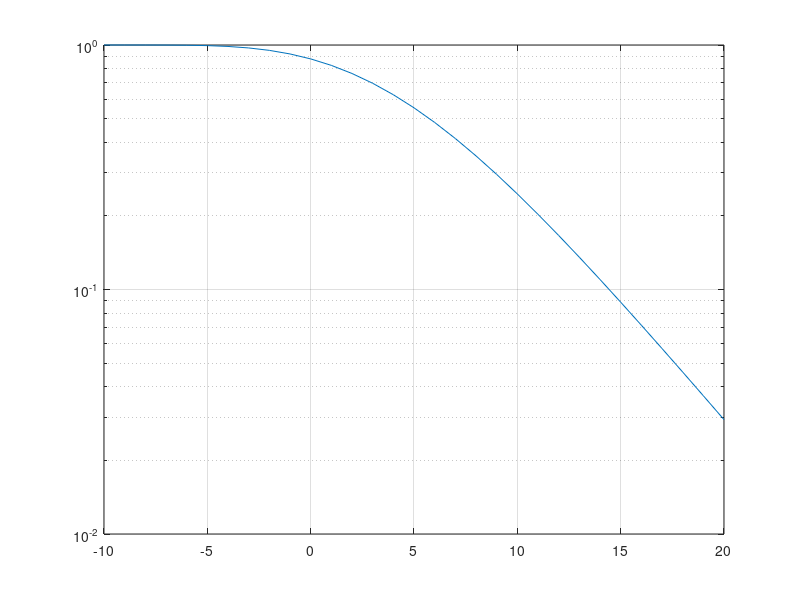

MATLAB code for this plot:
Cth = 1;
EbNo = 1;
ck = 1;
Kdb = -10:20;
K = 10.^(Kdb./10);
sopv = [];
% Call as sop = secrecyOutageProbCalc(Cth, ebno, ck, K)
% Cth is a scalar
% ebno is a vector
% ck is a scalar
% K is a vector
ge = ck.*EbNo;
gd = ge.*K;
l = 2^Cth;

sop = 1-exp((-l+1)./gd).*(gd./(l*ge+gd));
figure;
semilogy(Kdb, sop);
grid on;
